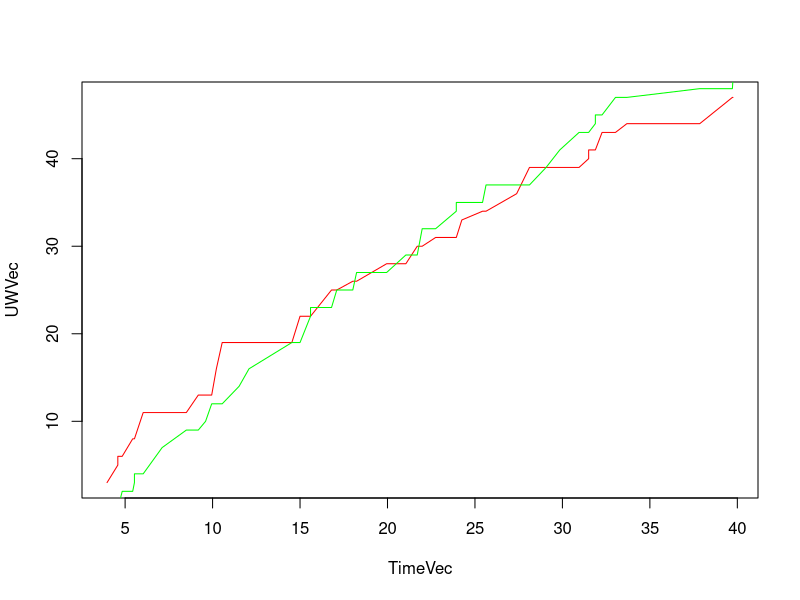

This figure's R source:
rm(list=ls())

ScoreMat=read.table("UWvMSU_1-22-13.txt",header=TRUE)

TimeVec=ScoreMat[,1]
UWVec=numeric(length=50)
MSUVec=numeric(length=50)

#Initializing Vectors
UWVec[1]=ScoreMat[1,3]

for (i in 2:nrow(ScoreMat)){
  if (ScoreMat[i,2]=='UW'){
    UWVec[i]=ScoreMat[i,3]+UWVec[i-1]
    MSUVec[i]=MSUVec[i-1]
  }
  else {
    MSUVec[i]=ScoreMat[i,3]+MSUVec[i-1]
    UWVec[i]=UWVec[i-1]
  }
}

plot(TimeVec,UWVec,type='l',col="Red")
lines(TimeVec,MSUVec,col="Green")